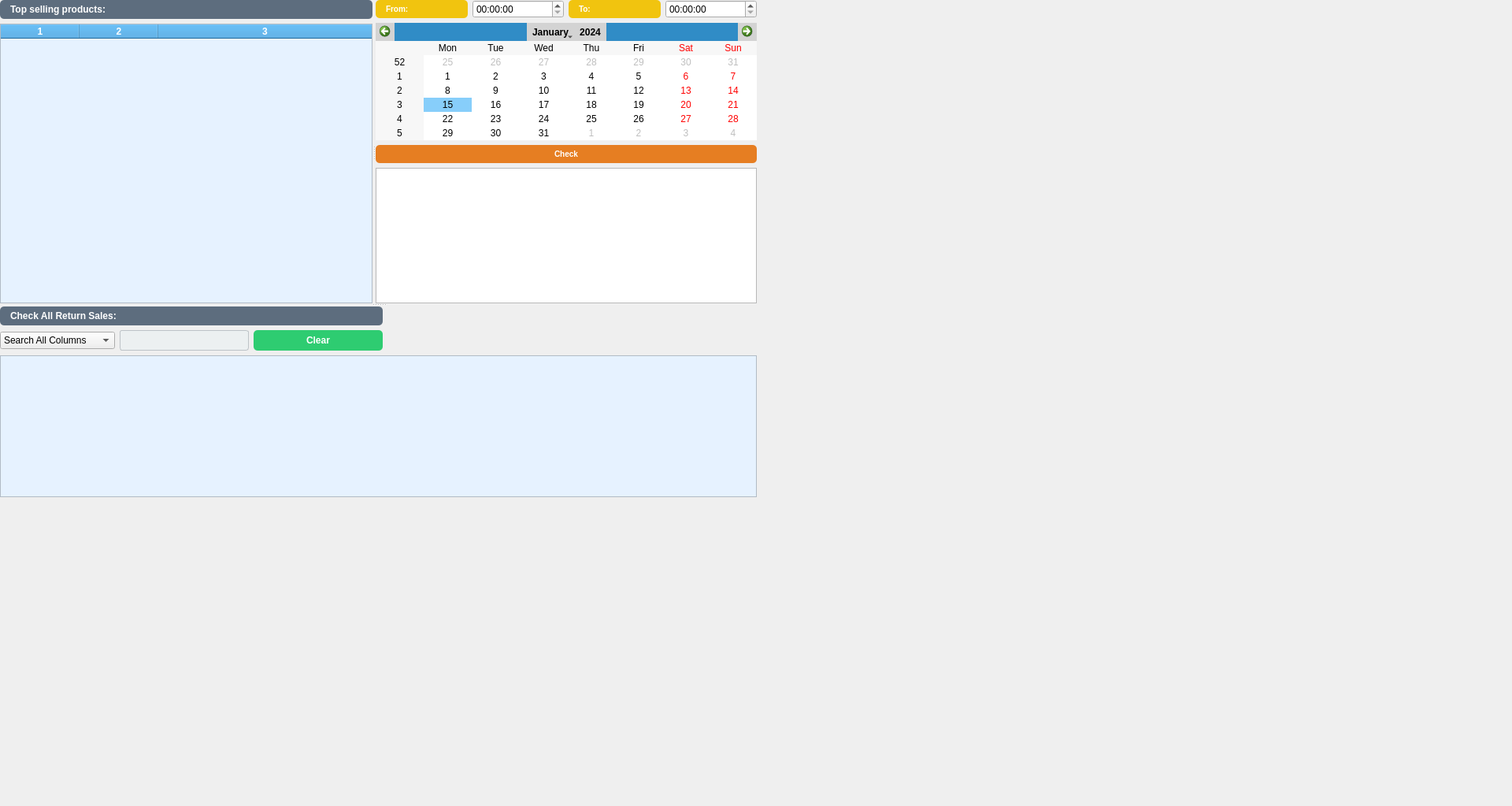
<?xml version="1.0" encoding="UTF-8"?>
<ui version="4.0">
 <class>salesreportform</class>
 <widget class="QWidget" name="salesreportform">
  <property name="geometry">
   <rect>
    <x>0</x>
    <y>0</y>
    <width>1920</width>
    <height>1023</height>
   </rect>
  </property>
  <property name="sizePolicy">
   <sizepolicy hsizetype="Expanding" vsizetype="Expanding">
    <horstretch>0</horstretch>
    <verstretch>0</verstretch>
   </sizepolicy>
  </property>
  <property name="minimumSize">
   <size>
    <width>300</width>
    <height>300</height>
   </size>
  </property>
  <property name="maximumSize">
   <size>
    <width>1920</width>
    <height>1080</height>
   </size>
  </property>
  <property name="windowTitle">
   <string>Dialog</string>
  </property>
  <property name="styleSheet">
   <string notr="true">background: qlineargradient(spread:pad, x1:0, y1:0, x2:1, y2:1,
                            stop:0 #e3f2fd, stop:1 #bbdefb);
</string>
  </property>
  <widget class="QSplitter" name="splitter_2">
   <property name="geometry">
    <rect>
     <x>0</x>
     <y>0</y>
     <width>961</width>
     <height>631</height>
    </rect>
   </property>
   <property name="orientation">
    <enum>Qt::Orientation::Vertical</enum>
   </property>
   <widget class="QSplitter" name="splitter">
    <property name="orientation">
     <enum>Qt::Orientation::Horizontal</enum>
    </property>
    <widget class="QWidget" name="layoutWidget">
     <layout class="QVBoxLayout" name="verticalLayout_2">
      <item>
       <widget class="QLabel" name="label">
        <property name="styleSheet">
         <string notr="true">

QLabel {
background-color:#5D6D7E;  /* Medium gray */
color: white;

    border-radius: 5px;
    padding: 5px 10px;
font-size: 12px;
    font-weight: bold;
}
</string>
        </property>
        <property name="text">
         <string>Top selling products:</string>
        </property>
       </widget>
      </item>
      <item>
       <widget class="QTableWidget" name="tableWidget_topProducts">
        <property name="styleSheet">
         <string notr="true">
QTableWidget {
    background-color: #E6F2FF; /* Light blue for even rows */
alternate-background-color: #B5D6F5;

}

QHeaderView::section {
    background-color: #3498DB;  /* Optional: blue header */
    color: white;
    font-weight: bold;
}

</string>
        </property>
        <property name="columnCount">
         <number>3</number>
        </property>
        <attribute name="horizontalHeaderVisible">
         <bool>true</bool>
        </attribute>
        <attribute name="horizontalHeaderStretchLastSection">
         <bool>true</bool>
        </attribute>
        <column/>
        <column/>
        <column/>
       </widget>
      </item>
     </layout>
    </widget>
    <widget class="QWidget" name="layoutWidget">
     <layout class="QVBoxLayout" name="verticalLayout_3">
      <item>
       <layout class="QHBoxLayout" name="horizontalLayout_3">
        <item>
         <layout class="QHBoxLayout" name="horizontalLayout">
          <item>
           <widget class="QLabel" name="label_from">
            <property name="styleSheet">
             <string notr="true">
QLabel {
background-color: #F1C40F;  /* Medium gray */
color: white;

    border-radius: 5px;
    padding: 5px 10px;
font-size: 10px;
    font-weight: bold;
}
</string>
            </property>
            <property name="text">
             <string>From:</string>
            </property>
           </widget>
          </item>
          <item>
           <widget class="QTimeEdit" name="timeEdit_from"/>
          </item>
         </layout>
        </item>
        <item>
         <layout class="QHBoxLayout" name="horizontalLayout_2">
          <item>
           <widget class="QLabel" name="label_to">
            <property name="styleSheet">
             <string notr="true">
QLabel {
background-color: #F1C40F;  /* Medium gray */
color: white;

    border-radius: 5px;
    padding: 5px 10px;
font-size: 10px;
    font-weight: bold;
}
</string>
            </property>
            <property name="text">
             <string>To:</string>
            </property>
           </widget>
          </item>
          <item>
           <widget class="QTimeEdit" name="timeEdit_to"/>
          </item>
         </layout>
        </item>
       </layout>
      </item>
      <item>
       <widget class="QCalendarWidget" name="calendarWidget">
        <property name="styleSheet">
         <string notr="true">QCalendarWidget {
    background-color: white;
    color: black;
}
QCalendarWidget QAbstractItemView:enabled {
    background-color: white;
    color: black;
    selection-background-color: #87CEFA;
    selection-color: black;
}
QCalendarWidget QToolButton {
    color: black;
    background-color: lightgray;
}
QCalendarWidget QMenu {
    background-color: white;
    color: black;
}
</string>
        </property>
       </widget>
      </item>
      <item>
       <widget class="QPushButton" name="pushButton_check">
        <property name="styleSheet">
         <string notr="true">QPushButton{
background-color: #E67E22;  /* Medium gray */
color: white;
 font-weight: bold;
font-size: 10px;
    border-radius: 5px;
    padding: 5px 10px;
}
</string>
        </property>
        <property name="text">
         <string>Check</string>
        </property>
       </widget>
      </item>
      <item>
       <widget class="QTextEdit" name="textEdit"/>
      </item>
     </layout>
    </widget>
   </widget>
   <widget class="QWidget" name="layoutWidget">
    <layout class="QVBoxLayout" name="verticalLayout_4">
     <item>
      <layout class="QVBoxLayout" name="verticalLayout">
       <item>
        <layout class="QHBoxLayout" name="horizontalLayout_5">
         <item>
          <widget class="QLabel" name="label_4">
           <property name="styleSheet">
            <string notr="true">

QLabel {
background-color:#5D6D7E;  /* Medium gray */
color: white;

    border-radius: 5px;
    padding: 5px 10px;
font-size: 12px;
    font-weight: bold;
}
</string>
           </property>
           <property name="text">
            <string>Check All Return Sales:</string>
           </property>
          </widget>
         </item>
         <item>
          <spacer name="horizontalSpacer">
           <property name="orientation">
            <enum>Qt::Orientation::Horizontal</enum>
           </property>
           <property name="sizeType">
            <enum>QSizePolicy::Policy::Preferred</enum>
           </property>
           <property name="sizeHint" stdset="0">
            <size>
             <width>475</width>
             <height>20</height>
            </size>
           </property>
          </spacer>
         </item>
        </layout>
       </item>
       <item>
        <layout class="QHBoxLayout" name="horizontalLayout_4">
         <item>
          <widget class="QComboBox" name="comboBox">
           <item>
            <property name="text">
             <string>Search All Columns</string>
            </property>
           </item>
           <item>
            <property name="text">
             <string>Search By Bill No</string>
            </property>
           </item>
           <item>
            <property name="text">
             <string>Search By Product ID</string>
            </property>
           </item>
           <item>
            <property name="text">
             <string>Search Defective</string>
            </property>
           </item>
          </widget>
         </item>
         <item>
          <widget class="QLineEdit" name="lineEdit_searchproduct">
           <property name="sizePolicy">
            <sizepolicy hsizetype="Expanding" vsizetype="Fixed">
             <horstretch>10</horstretch>
             <verstretch>0</verstretch>
            </sizepolicy>
           </property>
           <property name="styleSheet">
            <string notr="true">QLineEdit {
    background-color: #ECF0F1;
    color: #2C3E50;
    border: 1px solid #BDC3C7;
    border-radius: 3px;
    padding: 2px 4px;
    font-size: 12px;
    min-height: 20px; /* reduce height */
}

QLineEdit:focus {
    border: 1px solid #3498DB;
    background-color: #FFFFFF;
}

QLineEdit::placeholder {
    color: #95A5A6;
    font-style: italic;
}
</string>
           </property>
          </widget>
         </item>
         <item>
          <widget class="QPushButton" name="pushButton_clear">
           <property name="sizePolicy">
            <sizepolicy hsizetype="Preferred" vsizetype="Expanding">
             <horstretch>10</horstretch>
             <verstretch>0</verstretch>
            </sizepolicy>
           </property>
           <property name="styleSheet">
            <string notr="true">QPushButton {
 background-color: #27AE60;  /* Emerald green */
    background-color: #2ECC71;  /* Light green */
    color: white;
 font-weight: bold;
    border-radius: 5px;
    padding: 5px 10px;
}

QPushButton:hover {
background-color: #1E8449;  /* Darker shade of emerald green */

}
</string>
           </property>
           <property name="text">
            <string>Clear</string>
           </property>
          </widget>
         </item>
         <item>
          <spacer name="horizontalSpacer_2">
           <property name="orientation">
            <enum>Qt::Orientation::Horizontal</enum>
           </property>
           <property name="sizeHint" stdset="0">
            <size>
             <width>475</width>
             <height>20</height>
            </size>
           </property>
          </spacer>
         </item>
        </layout>
       </item>
      </layout>
     </item>
     <item>
      <widget class="QTableWidget" name="tableWidget_salesreturn">
       <property name="styleSheet">
        <string notr="true">
QTableWidget {
    background-color: #E6F2FF; /* Light blue for even rows */
alternate-background-color: #B5D6F5;

}

QHeaderView::section {
    background-color: #3498DB;  /* Optional: blue header */
    color: white;
    font-weight: bold;
}

</string>
       </property>
       <attribute name="horizontalHeaderStretchLastSection">
        <bool>true</bool>
       </attribute>
      </widget>
     </item>
    </layout>
   </widget>
  </widget>
 </widget>
 <resources/>
 <connections/>
</ui>
